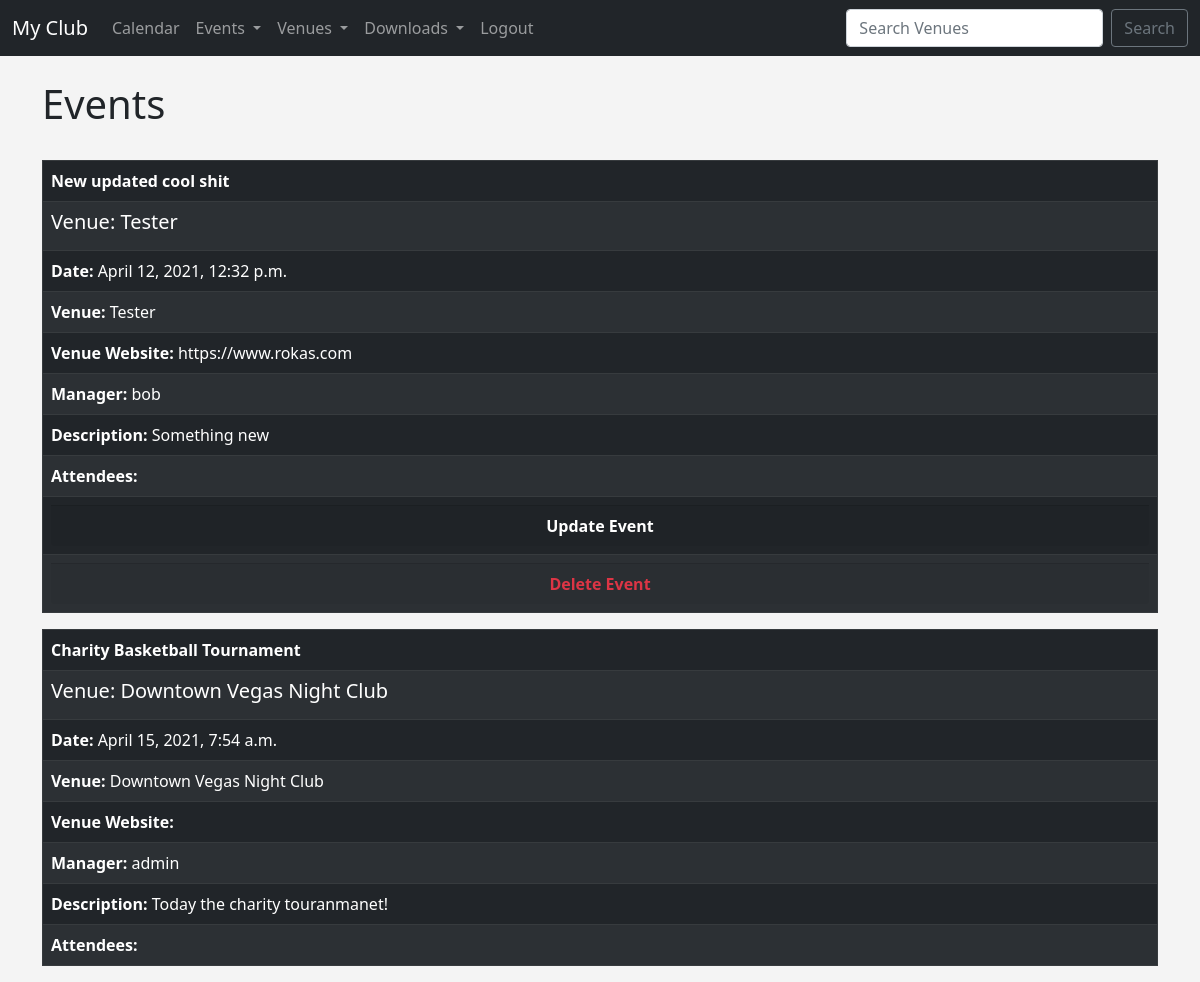
Screenshot of /events/ (signed in) with the database file from the repository.
### events/models.py (models this page shows)
class Event(models.Model):
    name = models.CharField('Event Name', max_length=120)
    event_date = models.DateTimeField('Event Date')
    venue = models.ForeignKey(Venue, blank=True, null=True, on_delete=models.CASCADE)
    manager = models.ForeignKey(User, blank=True, null=True, on_delete=models.SET_NULL)
    description = models.TextField(blank=True)
    attendees = models.ManyToManyField(MyClubUser, blank=True)
    def __str__(self):
        return self.name

class Venue(models.Model):
    name = models.CharField('Venue name', max_length=120)
    address = models.CharField(max_length=300)
    zip_code = models.CharField("Zip Code", max_length=15)
    phone = models.CharField('Contact Phone', max_length=25, blank=True)
    web = models.URLField('Website Address', blank=True)
    email_address = models.EmailField('Email Address', blank=True)
    owner = models.IntegerField('Venue Owner', blank=False, default=1)
    def __str__(self):
        return self.name

### events/views.py (the view)
# urls.py: path('events/', views.all_events, name="list-events"),
def all_events(request):
    event_list = Event.objects.all().order_by('?')
    return render(request, 'events/event_list.html', {
        'event_list': event_list,
    })

### events/templates/events/event_list.html (shortened to what this page needs)
{% extends 'events/base.html' %}
{% block content %}
    <h1>Events</h1><br>
    {% for event in event_list %}
 <table class="table table-striped table-bordered table-dark table-hover">
    <thead>
        <tr>
            <td style="font-weight: bold; color: #fff">{{event}} </td>
        </tr>
    </thead>
     <tbody>
     <tr>
         <td><h5 class="card-title">Venue: {{ event.venue }}</h5></td>
     </tr>
                <tr><td><strong>Date: </strong> {{ event.event_date }}<br></td></tr>
                <tr><td><strong>Venue: </strong> {{ event.venue }} <br></td></tr>
                <tr><td><strong>Venue Website: </strong> {{ event.venue.web }}<br></td></tr>
                <tr><td><strong>Manager: </strong> {{ event.manager }}<br></td></tr>
                <tr><td><strong>Description: </strong> {{ event.description }}<br></td></tr>
            <tr><td>
                <strong>Attendees: </strong><br>
            </td></tr>
   {% if user.is_authenticated %}
     {% if user == event.manager %}
<tr>
    <td><a href="{% url 'update-event' event.id %}" style="text-decoration: none;"><div class="card-footer " style="text-align: center; color: white; font-weight: bold; z-index: 10;">Update Event</div></a></td>
</tr>
     <tr>
         <td><a href="{% url 'delete-event' event.id %}" style="text-decoration: none;"><div class="card-footer text-danger" style="text-align: center; color: white; font-weight: bold; z-index: 10;">Delete Event</div></a></td>
     </tr>
     {% endif %}
         {% endif %}
     </tbody>
 </table>
    {% endfor %}
{% endblock %}

### events/templates/events/base.html (style rules this page uses)
body { background-color: #f4f4f4; }

### rows the page displays
Event: name "New updated cool shit", venue "Tester", event_date "April 12, 2021, 12:32 p.m.", venue.web "https://www.rokas.com", manager "bob", description "Something new", shows "Update Event"
Event: name "Charity Basketball Tournament", venue "Downtown Vegas Night Club", event_date "April 15, 2021, 7:54 a.m.", manager "admin", description "Today the charity touranmanet!"
